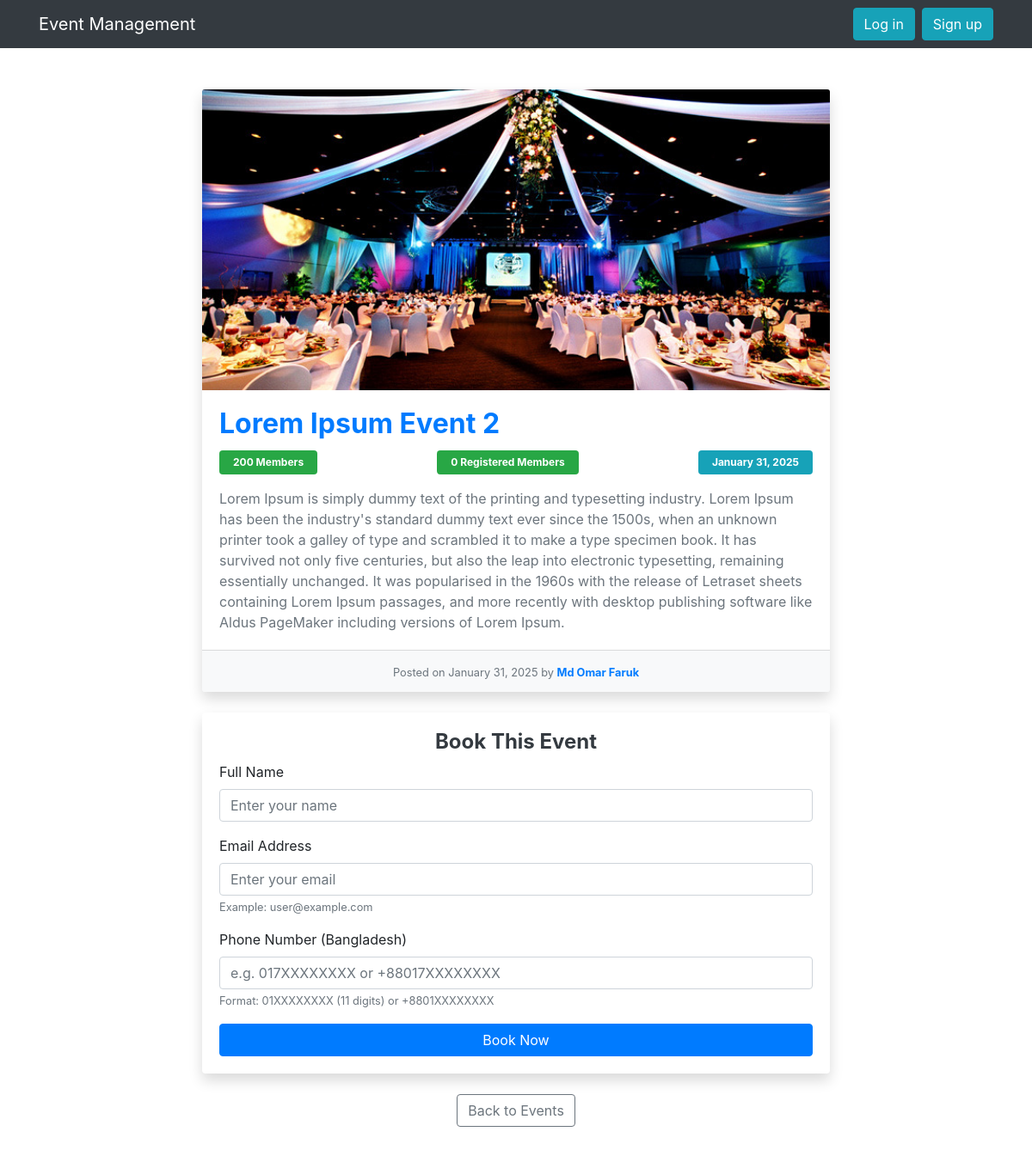
The app's page /event.php?id=4 with its own data.
### tables this page shows
CREATE TABLE `events` (
  `id` int(11) NOT NULL,
  `user_id` int(11) NOT NULL,
  `title` varchar(255) NOT NULL,
  `content` text NOT NULL,
  `photo` varchar(255) DEFAULT NULL,
  `total_members` bigint(20) NOT NULL,
  `status` tinyint(4) NOT NULL DEFAULT 1,
  `event_date` timestamp NOT NULL,
  `created_time` timestamp NULL DEFAULT current_timestamp()
);

CREATE TABLE `users` (
  `id` int(11) NOT NULL,
  `name` varchar(255) NOT NULL,
  `username` varchar(50) NOT NULL,
  `email` varchar(255) NOT NULL,
  `phone` varchar(20) NOT NULL,
  `password` varchar(255) NOT NULL,
  `status` tinyint(1) NOT NULL DEFAULT 1,
  `type` tinyint(4) NOT NULL COMMENT '1: admin 2: user',
  `photo` varchar(255) DEFAULT NULL,
  `created_time` timestamp NOT NULL DEFAULT current_timestamp(),
  `updated_time` timestamp NULL DEFAULT NULL ON UPDATE current_timestamp()
);

### app/classes/Event.php (called while the page is built, shortened)
<?php
class Event
{
    public function single_event($id)
    {
        $dbcon = database::dbcon();
        $query = "SELECT events.*,
                     users.name AS user_name,
                     COUNT(attendees.id) AS registered_members
              FROM events
              JOIN users ON events.user_id = users.id
              LEFT JOIN attendees ON events.id = attendees.event_id
              WHERE events.id = ?
              GROUP BY events.id";
        $stmt = mysqli_prepare($dbcon, $query);
        mysqli_stmt_bind_param($stmt, "i", $id);
        mysqli_stmt_execute($stmt);
        $result = mysqli_stmt_get_result($stmt);
        return $result;
    }
}

### event.php (the view, shortened to what this page needs)
<?php
require_once 'header.php';
$event = new Event();
$get_id = $_GET['id'];
$single_event = $event->single_event($get_id);
$row = mysqli_fetch_assoc($single_event);
?>
<div class="container py-5">
    <div class="row justify-content-center">
        <div class="col-md-8">
            <div class="card shadow border-0">
                <img class="card-img-top" src="Admin/assets/img/event/<?= htmlspecialchars($row['photo']) ?>"
                     alt="Event Image" style="height: 350px; object-fit: cover;">
                <div class="card-body">
                    <h2 class="card-title text-primary font-weight-bold"><?= htmlspecialchars($row['title']) ?></h2>
                    <div class="d-flex justify-content-between mb-3">
                        <span class="badge badge-success px-3 py-2">
                            <i class="fas fa-users"></i> <?= $row['total_members'] ?> Members
                        </span>
                        <span class="badge badge-success px-3 py-2">
                            <i class="fas fa-users"></i> <?= $row['registered_members'] ?> Registered Members
                        </span>
                        <span class="badge badge-info px-3 py-2">
                            <i class="fas fa-calendar-alt"></i> <?= date("F d, Y", strtotime($row['event_date'])) ?>
                        </span>
                    </div>
                    <p class="card-text text-muted">
                        <?= nl2br(htmlspecialchars($row['content'])) ?>
                    </p>
                </div>
                <div class="card-footer bg-light text-muted text-center">
                    <small>
                        <i class="fas fa-clock"></i> Posted on <?= date("F d, Y", strtotime($row['created_time'])) ?>
                        by <a href="#" class="text-primary font-weight-bold"><?= htmlspecialchars($row['user_name']) ?></a>
                    </small>
                </div>
            </div>
            <div class="card mt-4 shadow border-0">
                <div class="card-body">
                    <h4 class="text-center text-dark font-weight-bold">Book This Event</h4>
                    <form id="bookingForm">
                        <div class="form-group">
                            <label for="name">Full Name</label>
                            <input type="text" class="form-control" id="name" name="name" placeholder="Enter your name" required>
                        </div>
                        <div class="form-group">
                            <label for="email">Email Address</label>
                            <input type="email" class="form-control" id="email" name="email" placeholder="Enter your email" required>
                            <small class="form-text text-muted">Example: user@example.com</small>
                        </div>
                        <div class="form-group">
                            <label for="phone">Phone Number (Bangladesh)</label>
                            <input type="tel" class="form-control" id="phone" name="phone" placeholder="e.g. 017XXXXXXXX or +88017XXXXXXXX" required>
                            <small class="form-text text-muted">Format: 01XXXXXXXX (11 digits) or +8801XXXXXXXX</small>
                        </div>
                        <button type="submit" class="btn btn-primary btn-block">Book Now</button>
                    </form>
                </div>
            </div>
            <div class="text-center mt-4">
                <a href="index.php" class="btn btn-outline-secondary">
                    <i class="fas fa-arrow-left"></i> Back to Events
                </a>
            </div>
        </div>
    </div>
</div>

### header.php (shortened to what this page needs)
<!DOCTYPE html>
<html lang="en">
<head>
  <link href="assets/vendor/bootstrap/css/bootstrap.min.css" rel="stylesheet">
  <link href="assets/css/blog-home.css" rel="stylesheet">
</head>
<body>
  <nav class="navbar navbar-expand-lg navbar-dark bg-dark fixed-top">
    <div class="container">
      <a class="navbar-brand" href="index.php">Event Management</a>
      <div class="collapse navbar-collapse" id="navbarResponsive">
        <ul class="navbar-nav ml-auto">
          <li class="nav-item active">
            <button class="btn btn-info" onclick="window.location.href='Admin/login.php'">Log in
            </button>
          </li>
          <li class="nav-item ml-2">
            <button class="btn btn-info" onclick="window.location.href='Admin/signup.php'">Sign up
          </li>
        </ul>
      </div>
    </div>
  </nav>

### assets/css/blog-home.css (style rules this page uses)
body { padding-top: 56px; }

### records on screen
events: photo (picture), title "Lorem Ipsum Event 2", total_members "200", event_date "January 31, 2025", content "Lorem Ipsum is simply dummy text of the printing and typesetting industry. Lorem Ipsum has been the industry's standard dummy text ever since the 1500s, when an unknown printer took a galley of type and scrambled it to make a type specimen book. It has survived not only five centuries, but also the leap into electronic typesetting, remaining essentially unchanged. It was popularised in the 1960s with the release of Letraset sheets containing Lorem Ipsum passages, and more recently with desktop publishing software like Aldus PageMaker including versions of Lorem Ipsum.", created_time "January 31, 2025", user.name "Md Omar Faruk"

### other values on screen
$row['registered_members'] "0"
